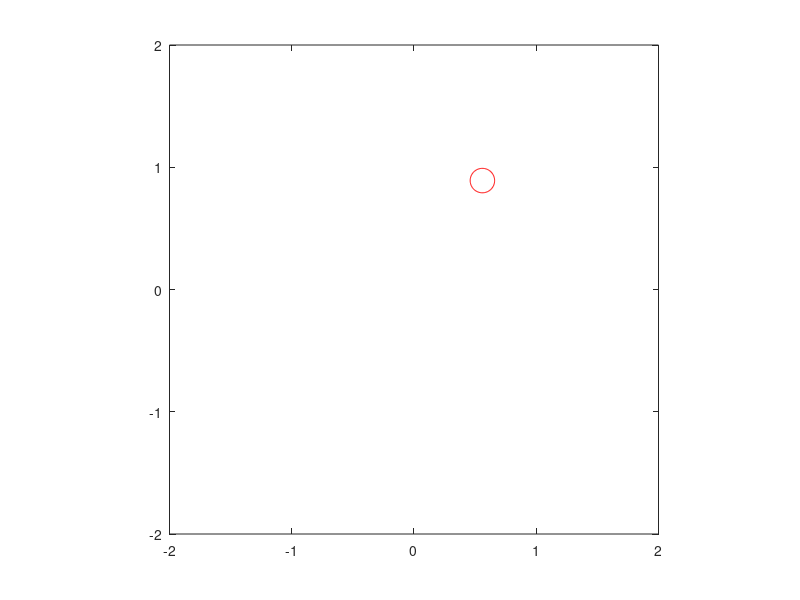

Write MATLAB code to recreate this figure.
c = [0 0] ;   % center of circle
th = linspace(0,2*pi) ;
r = 0.1;
x = c(1)+r*cos(th) ;
y = c(1)+r*sin(th) ;
h = plot(x,y,'r') ;
axis equal 
%%animation
a = tic; % start timer
totalTime = 10;
numpoints = 100;
d = 2;
for i = 1:numpoints
    c = rand(1,2) ;  % center of circle
      x = c(1)+r*cos(th) ;
      y = c(2)+r*sin(th) ;
      set(h,'XData',x,'YData',y) ;
      axis([-d d -d d])    
        b = toc(a); % check timer
        while b < totalTime/numpoints
            %disp('did it do anything');
            drawnow % update screen every 1/30 seconds
            b = toc(a); % check timer
        end
        a = tic; % reset timer after updating    
        disp(i);
  end